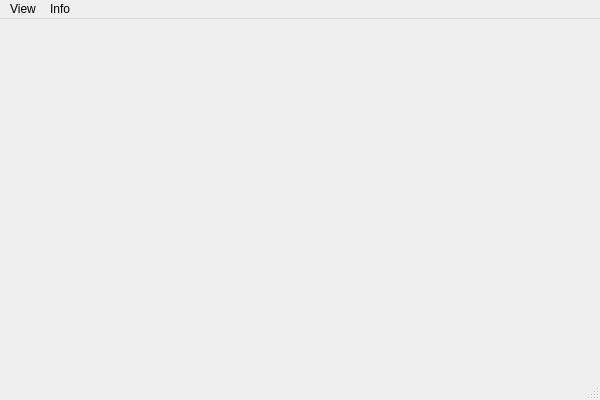
<?xml version="1.0" encoding="UTF-8"?>
<ui version="4.0">
 <class>OpenGLDemoWindowClass</class>
 <widget class="QMainWindow" name="OpenGLDemoWindowClass">
  <property name="geometry">
   <rect>
    <x>0</x>
    <y>0</y>
    <width>600</width>
    <height>400</height>
   </rect>
  </property>
  <property name="windowTitle">
   <string>OpenGL Demo</string>
  </property>
  <property name="windowIcon">
   <iconset resource="opengldemowindow.qrc">
    <normaloff>:/OpenGLDemo/Resources/icon.png</normaloff>:/OpenGLDemo/Resources/icon.png</iconset>
  </property>
  <widget class="QWidget" name="centralWidget"/>
  <widget class="QMenuBar" name="menuBar">
   <property name="geometry">
    <rect>
     <x>0</x>
     <y>0</y>
     <width>600</width>
     <height>23</height>
    </rect>
   </property>
   <widget class="QMenu" name="menuView">
    <property name="title">
     <string>View</string>
    </property>
    <addaction name="actionTileWin"/>
    <addaction name="actionCascadeWin"/>
   </widget>
   <widget class="QMenu" name="menuInfo">
    <property name="title">
     <string>Info</string>
    </property>
    <addaction name="actionAbout"/>
   </widget>
   <addaction name="menuView"/>
   <addaction name="menuInfo"/>
  </widget>
  <widget class="QStatusBar" name="statusBar"/>
  <action name="actionAbout">
   <property name="text">
    <string>About</string>
   </property>
  </action>
  <action name="actionTileWin">
   <property name="text">
    <string>Tile Windows</string>
   </property>
   <property name="toolTip">
    <string>Tile all windows</string>
   </property>
  </action>
  <action name="actionCascadeWin">
   <property name="text">
    <string>Cascade Windows</string>
   </property>
   <property name="toolTip">
    <string>Cascade all windows</string>
   </property>
  </action>
 </widget>
 <layoutdefault spacing="6" margin="11"/>
 <resources>
  <include location="opengldemowindow.qrc"/>
 </resources>
 <connections/>
</ui>
